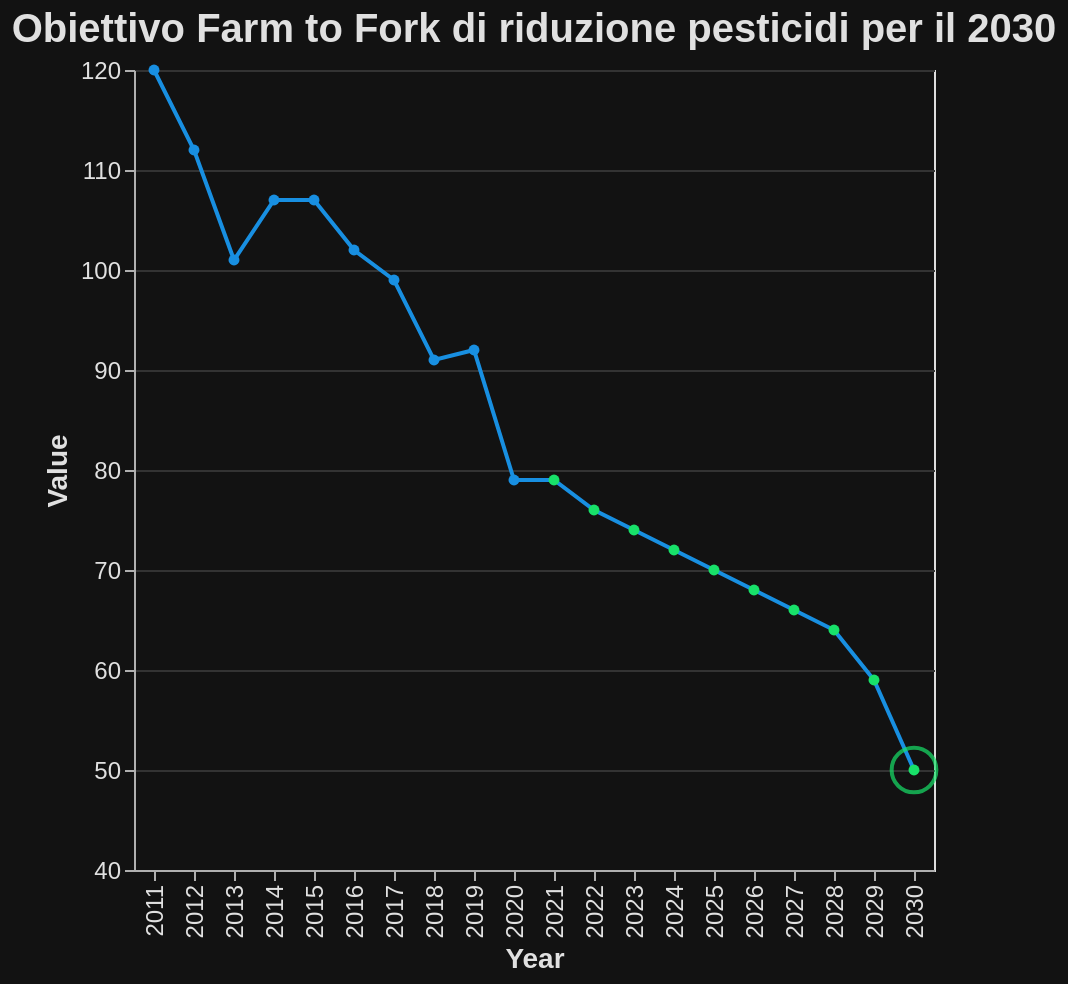

Describe this chart as a Vega-Lite specification.
### Vega-Lite specification from a JSON file in a GitHub repository (floating-point values rounded to 4 significant figures)
{"$schema": "https://vega.github.io/schema/vega-lite/v5.17.0.json", "config": {"axis": {"domainColor": "#B0B0B0", "gridColor": "#333333", "labelColor": "#E0E0E0", "labelFontSize": 12, "tickColor": "#B0B0B0", "titleColor": "#E0E0E0", "titleFontSize": 14}, "background": "#121212", "legend": {"labelColor": "#E0E0E0", "titleColor": "#E0E0E0"}, "mark": {"color": "#1f77b4"}, "title": {"color": "#E0E0E0", "fontSize": 20}}, "datasets": {"data-925f2a43ccafca2a3019bbacffb5703b": [{"Value": 120, "Year": 2011}, {"Value": 112, "Year": 2012}, {"Value": 101, "Year": 2013}, {"Value": 107, "Year": 2014}, {"Value": 107, "Year": 2015}, {"Value": 102, "Year": 2016}, {"Value": 99, "Year": 2017}, {"Value": 91, "Year": 2018}, {"Value": 92, "Year": 2019}, {"Value": 79, "Year": 2020}, {"Value": 79, "Year": 2021}, {"Value": 76, "Year": 2022}, {"Value": 74, "Year": 2023}, {"Value": 72, "Year": 2024}, {"Value": 70, "Year": 2025}, {"Value": 68, "Year": 2026}, {"Value": 66, "Year": 2027}, {"Value": 64, "Year": 2028}, {"Value": 59, "Year": 2029}, {"Value": 50, "Year": 2030}], "data-930b2a336c698bad3ed881230e2fa3a6": [{"Value": 50, "Year": 2030}]}, "height": 400, "layer": [{"data": {"name": "data-925f2a43ccafca2a3019bbacffb5703b"}, "encoding": {"color": {"condition": {"test": "(datum.Year >= 2021)", "value": "#18E169"}, "value": "#188FE1"}, "x": {"field": "Year", "type": "ordinal"}, "y": {"field": "Value", "scale": {"domain": [40, 120]}, "type": "quantitative"}}, "mark": {"point": true, "type": "line"}, "title": "Obiettivo Farm to Fork di riduzione pesticidi per il 2030"}, {"data": {"name": "data-930b2a336c698bad3ed881230e2fa3a6"}, "encoding": {"x": {"field": "Year", "type": "ordinal"}, "y": {"field": "Value", "type": "quantitative"}}, "mark": {"color": "#18E169", "size": 500, "type": "point"}}], "width": "container"}
